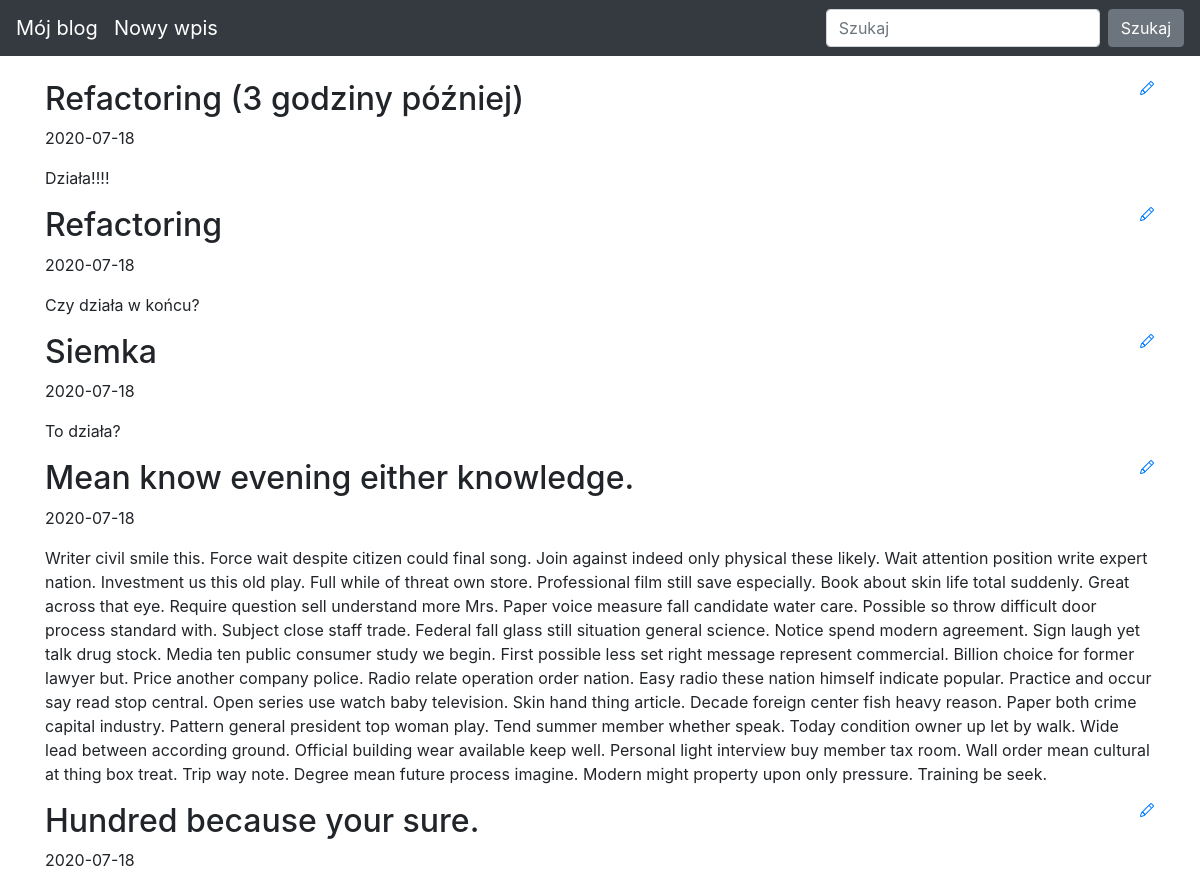
Before: / (upper part) with the older database file.
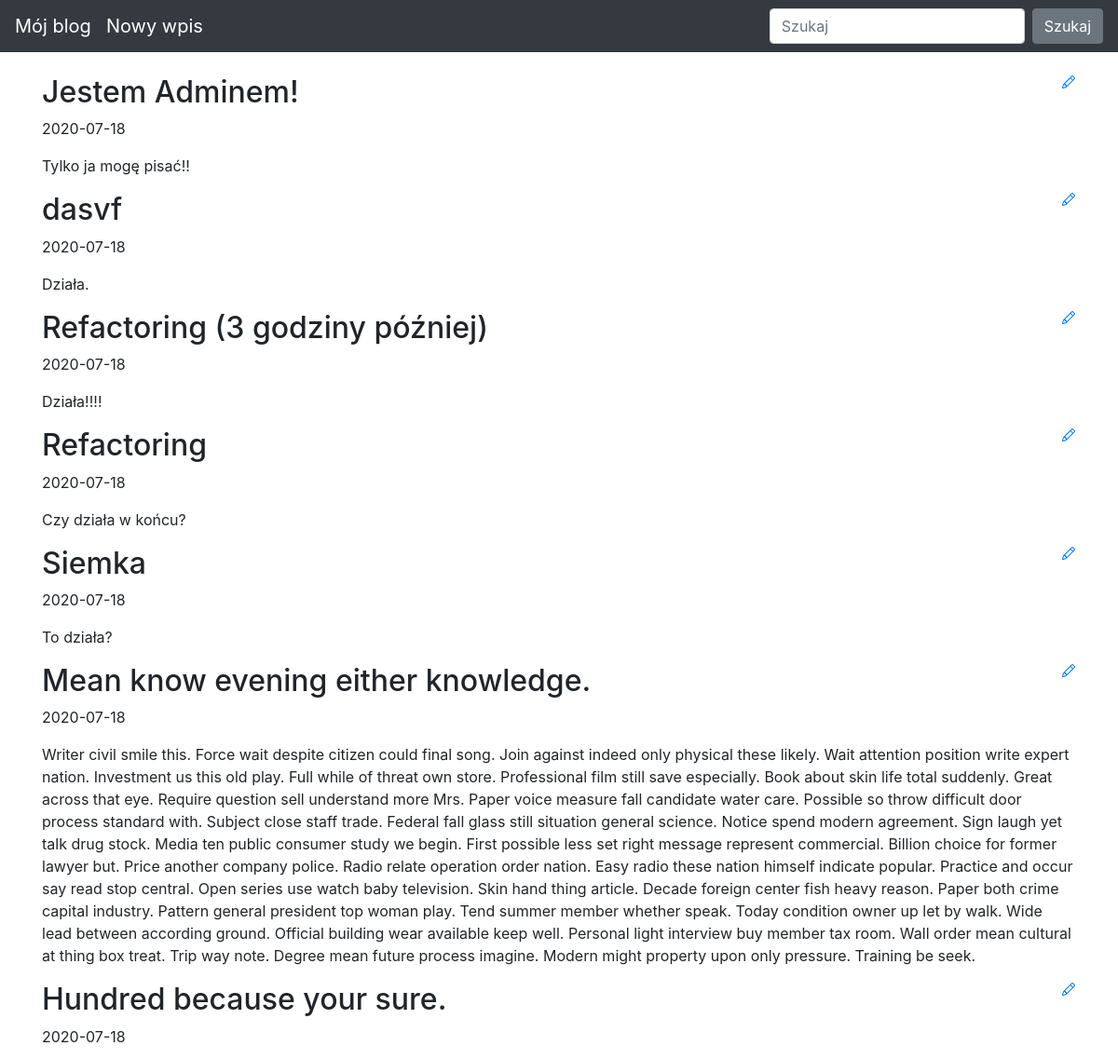
After: the same page with the newer database file.
### blog/models.py (models this page shows)
class Entry(db.Model):
   id = db.Column(db.Integer, primary_key=True)
   title = db.Column(db.String(80), nullable=False)
   body = db.Column(db.Text, nullable=False)
   pub_date = db.Column(db.DateTime, nullable=False,
       default=datetime.datetime.utcnow)
   is_published = db.Column(db.Boolean, default=False)

### blog/routes.py (the view)
@app.route("/")
def index():
   all_posts = Entry.query.filter_by(is_published=True).order_by(Entry.pub_date.desc())
   return render_template("homepage.html", all_posts=all_posts)

### blog/templates/homepage.html (shortened to what this page needs)
{% extends "base.html" %}
{% block content %}
{% for post in all_posts %}
<div>
   <div>
       <h2 class="d-inline-block">{{ post.title }}</h2>
       <a href="{{ url_for('edit_entry', entry_id=post.id) }}">
       </a>
   </div>
   <p>{{ post.pub_date.strftime('%Y-%m-%d') }} </p>
   <p>
       {{ post.body}}
   </p>
</div>
{% endfor %}
{% endblock %}

### blog/templates/base.html (shortened to what this page needs)
<!doctype html>
<html lang="en">
<head>
 <link rel="stylesheet" href="https://stackpath.bootstrapcdn.com/bootstrap/4.5.0/css/bootstrap.min.css"
>
</head>
<body>
 <nav class="navbar navbar-expand-md navbar-dark bg-dark fixed-top">
   <a class="navbar-brand" href="/">Mój blog</a>
   <a class="navbar-brand" href="/new-post">Nowy wpis</a>
   <div class="collapse navbar-collapse" id="navbarsExampleDefault">
     <form class="form-inline my-2 my-lg-0">
       <input class="form-control mr-sm-2" type="text" placeholder="Szukaj" aria-label="Szukaj">
       <button class="btn btn-secondary my-2 my-sm-0" type="submit">Szukaj</button>
     </form>
   </div>
 </nav>
 <main role="main" class="container">
   {% block content %}
   {% endblock %}
 </main>
</html>

### blog/templates/base.html (style rules this page uses)
body { padding-top: 5rem; }

Changed rows visible on the page:
added Entry: title "Jestem Adminem!", pub_date "2020-07-18", body "Tylko ja mogę pisać!!"
added Entry: title "dasvf", pub_date "2020-07-18", body "Działa."
